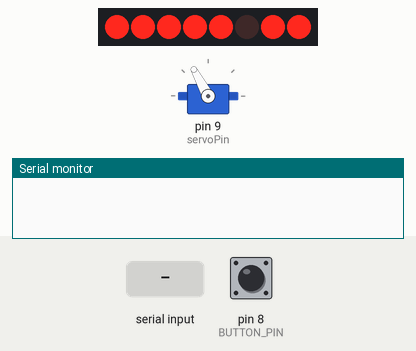
Simulated run of this sketch. Board: Arduino Uno, built with avr-gcc and run on an emulated ATmega328P. Shown: 8 port-expander outputs drawn as a row of LEDs (first output left, lit = HIGH), servo, the last lines printed to the serial monitor. Wiring (inferred from the names in the program): PCF8574 port expander at I2C address 0x3E. Wiring (inferred from the signals the program sends): row of LEDs: on Q0, Q1, Q2, Q3, Q4, Q5, Q6, Q7. The test bench sets the inputs (shaded band); at power-on: pin 8 (BUTTON_PIN) HIGH.

Above: at 1.6 s.
1.7 s: pin 8 (BUTTON_PIN) pulled LOW for 0.15 s
2.4 s: "SYSTEM_READY\n" received over Serial
At 2.59 s:
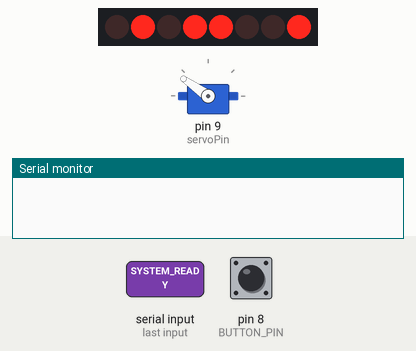
4.8 s: pin 8 (BUTTON_PIN) pulled LOW for 1 s
At 5.7 s:
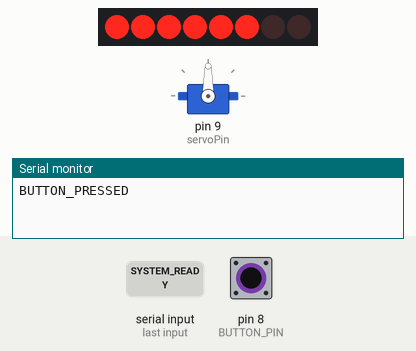
8.8 s: "1\n" received over Serial
At 9.28 s:
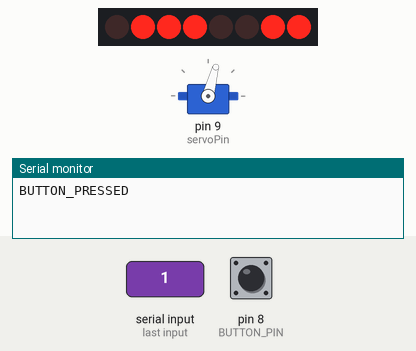
11.2 s: "0\n" received over Serial
At 11.41 s:
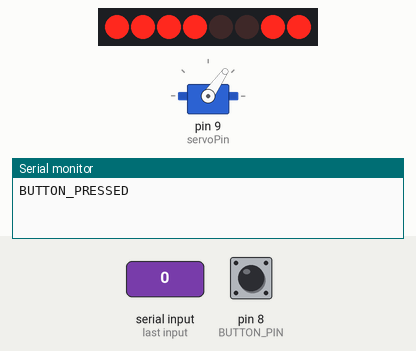
13.6 s: "2\n" received over Serial
At 14.45 s:
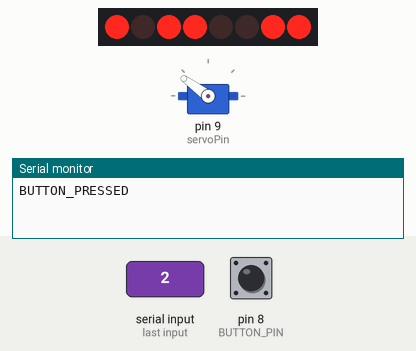
Timing chart, 0 to 17.1 s (numbered marks = the images above; inputs shaded):
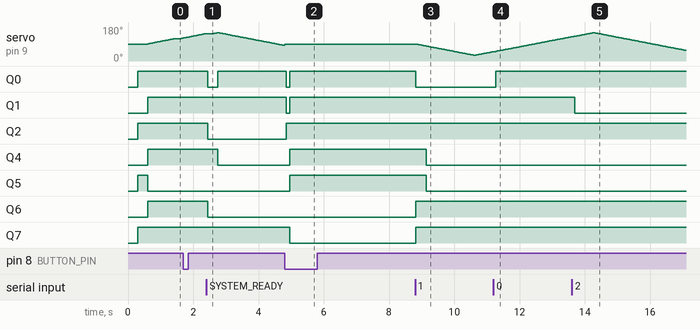

The sketch:

full_project_states.ino
```cpp
#include <Wire.h>
#include "Waveshare_LCD1602.h"
#include <Servo.h>

// --- LCD (Waveshare I2C, AiP31068L chip) ---
Waveshare_LCD1602 lcd(16, 2);

// --- BUTTON (triggers voice assistant via Python) ---
const int BUTTON_PIN = 8;

// --- SERVO ---
// Signal -> pin 9
// Power (red) -> second Arduino's 5V, GND tied to BOTH boards' GND
Servo screenServo;
const int servoPin = 9;

const int CENTER_ANGLE = 90;
const int SWEEP_MIN = 30;
const int SWEEP_MAX = 150;
const unsigned long SWEEP_STEP_DELAY = 30; // ms per degree (higher = slower sweep)

// --- TIMING (all tunable) ---
const unsigned long SETUP_DURATION = 80000UL;  // 1:20 countdown shown on screen (estimate only, Python sends the real "ready")
const unsigned long LISTEN_TIME    = 5000UL;   // matches RECORD_SECONDS in Python
const unsigned long THINK_TIMEOUT  = 60000UL;  // give up waiting for an answer after this

// --- STATE MACHINE ---
enum State { STATE_SETUP, STATE_READY, STATE_LISTENING, STATE_THINKING, STATE_ANSWER };
State state = STATE_SETUP;

unsigned long stateStart = 0;
int lastCountdownShown = -1;
bool setupOvertimeShown = false;

// Servo sweep tracking
int sweepAngle = CENTER_ANGLE;
int sweepDirection = 1;
unsigned long lastSweepStep = 0;

// Button tracking
bool wasPressed = false;
unsigned long lastPressTime = 0;

// ---------------------------------------------------------
// Helpers
// ---------------------------------------------------------

void showText(const char* line1, const char* line2) {
  lcd.clear();
  lcd.setCursor(0, 0);
  lcd.send_string(line1);
  lcd.setCursor(0, 1);
  lcd.send_string(line2);
}

void setState(State newState) {
  state = newState;
  stateStart = millis();
}

void lookStraight() {
  screenServo.write(CENTER_ANGLE);
  sweepAngle = CENTER_ANGLE;
}

void updateIdleSweep() {
  unsigned long now = millis();
  if (now - lastSweepStep >= SWEEP_STEP_DELAY) {
    lastSweepStep = now;

    sweepAngle += sweepDirection;

    if (sweepAngle >= SWEEP_MAX) {
      sweepAngle = SWEEP_MAX;
      sweepDirection = -1;
    }
    else if (sweepAngle <= SWEEP_MIN) {
      sweepAngle = SWEEP_MIN;
      sweepDirection = 1;
    }

    screenServo.write(sweepAngle);
  }
}

void showAnswer(String text) {
  lcd.clear();
  lcd.setCursor(0, 0);
  lcd.send_string(text.substring(0, 16).c_str());

  if (text.length() > 16) {
    lcd.setCursor(0, 1);
    lcd.send_string(text.substring(16, 32).c_str());
  }
}

// ---------------------------------------------------------
// Setup
// ---------------------------------------------------------

void setup() {
  Serial.begin(115200);

  pinMode(BUTTON_PIN, INPUT_PULLUP);

  screenServo.attach(servoPin);
  lookStraight();

  lcd.init();
  showText("Setting up...", "Ready in 1:20");

  setState(STATE_SETUP);
}

// ---------------------------------------------------------
// Main loop
// ---------------------------------------------------------

void loop() {
  unsigned long now = millis();

  // -------------------------
  // BUTTON (edge detection, non-blocking)
  // -------------------------
  bool pressed = (digitalRead(BUTTON_PIN) == LOW);
  bool buttonEdge = pressed && !wasPressed && (now - lastPressTime > 200);
  if (buttonEdge) lastPressTime = now;
  wasPressed = pressed;

  // -------------------------
  // INCOMING SERIAL FROM PYTHON (the AI answer)
  // -------------------------
  if (Serial.available()) {
    String message = Serial.readStringUntil('\n');
    message.trim();

    if (message == "SYSTEM_READY") {
      // Python finished loading Whisper and warming up Ollama
      if (state == STATE_SETUP) {
        showText("Ready for", "user input");
        setState(STATE_READY);
      }
    }
    else if (state != STATE_SETUP && message.length() > 0) {
      showAnswer(message);
      setState(STATE_ANSWER);
    }
  }

  // -------------------------
  // STATE LOGIC
  // -------------------------
  switch (state) {

    case STATE_SETUP: {
      unsigned long elapsed = now - stateStart;

      if (elapsed >= SETUP_DURATION) {
        // Countdown finished but Python hasn't said it's ready yet
        if (!setupOvertimeShown) {
          setupOvertimeShown = true;
          lcd.setCursor(0, 1);
          lcd.send_string("Almost ready... ");
        }
      }
      else {
        // Update the countdown once per second
        int remaining = (SETUP_DURATION - elapsed + 999) / 1000; // seconds, rounded up
        if (remaining != lastCountdownShown) {
          lastCountdownShown = remaining;
          char line2[17];
          snprintf(line2, sizeof(line2), "Ready in %d:%02d   ", remaining / 60, remaining % 60);
          lcd.setCursor(0, 1);
          lcd.send_string(line2);
        }
      }
      updateIdleSweep();
      break;
    }

    case STATE_READY:
    case STATE_ANSWER:
      updateIdleSweep();

      if (buttonEdge) {
        lookStraight();
        showText("Listening...", "");
        Serial.println("BUTTON_PRESSED");
        setState(STATE_LISTENING);
      }
      break;

    case STATE_LISTENING:
      // Servo stays straight; after the recording window, switch to "Thinking"
      if (now - stateStart >= LISTEN_TIME) {
        showText("Thinking...", "");
        setState(STATE_THINKING);
      }
      break;

    case STATE_THINKING:
      // Servo stays straight until an answer arrives (handled in the serial block above)
      if (now - stateStart >= THINK_TIMEOUT) {
        showText("No response", "Is Python on?");
        setState(STATE_ANSWER);
      }
      break;
  }
}
```

Waveshare_LCD1602.cpp
```cpp
#include <Arduino.h>
#include <stdio.h>
#include <string.h>
#include <inttypes.h>
#include <Wire.h>

#include "Waveshare_LCD1602.h"


Waveshare_LCD1602::Waveshare_LCD1602(uint8_t lcd_cols,uint8_t lcd_rows)
{
  _cols = lcd_cols;
  _rows = lcd_rows;
}

void Waveshare_LCD1602::init()
{
	Wire.begin();
	_showfunction = LCD_4BITMODE | LCD_1LINE | LCD_5x8DOTS;
	begin(_cols, _rows);
}

void Waveshare_LCD1602::begin(uint8_t cols, uint8_t lines)
{
    if (lines > 1) {
        _showfunction |= LCD_2LINE;
    }
    _numlines = lines;
    _currline = 0;


    ///< SEE PAGE 45/46 FOR INITIALIZATION SPECIFICATION!
    ///< according to datasheet, we need at least 40ms after power rises above 2.7V
    ///< before sending commands. Arduino can turn on way befer 4.5V so we'll wait 50
    delay(50);


    ///< this is according to the hitachi HD44780 datasheet
    ///< page 45 figure 23

    ///< Send function set command sequence
    command(LCD_FUNCTIONSET | _showfunction);
    delay(5);  // wait more than 4.1ms

	///< second try
    command(LCD_FUNCTIONSET | _showfunction);
    delay(5);

    ///< third go
    command(LCD_FUNCTIONSET | _showfunction);


    ///< turn the display on with no cursor or blinking default
    _showcontrol = LCD_DISPLAYON | LCD_CURSOROFF | LCD_BLINKOFF;
    display();

    ///< clear it off
    clear();

    ///< Initialize to default text direction (for romance languages)
    _showmode = LCD_ENTRYLEFT | LCD_ENTRYSHIFTDECREMENT;
    ///< set the entry mode
    command(LCD_ENTRYMODESET | _showmode);
}

inline void Waveshare_LCD1602::command(uint8_t value)
{
    uint8_t data[3] = {0x80, value};
    send(data, 2);
}

void Waveshare_LCD1602::send(uint8_t *data, uint8_t len)
{
    Wire.beginTransmission(LCD_ADDRESS);        // transmit to device #4
    for(int i=0; i<len; i++) {
        Wire.write(data[i]);
		delay(5);
    }
    Wire.endTransmission();                     // stop transmitting
}

void Waveshare_LCD1602::display() {
    _showcontrol |= LCD_DISPLAYON;
    command(LCD_DISPLAYCONTROL | _showcontrol);
}

void Waveshare_LCD1602::clear()
{
    command(LCD_CLEARDISPLAY);        // clear display, set cursor position to zero
    delayMicroseconds(2000);          // this command takes a long time!
}

void Waveshare_LCD1602::setCursor(uint8_t col, uint8_t row)
{

    col = (row == 0 ? col|0x80 : col|0xc0);
    uint8_t data[3] = {0x80, col};

    send(data, 2);

}
void  Waveshare_LCD1602::write_char(uint8_t value)
{

    uint8_t data[3] = {0x40, value};
    send(data, 2);
}

void Waveshare_LCD1602::send_string(const char *str)
{
	uint8_t i;
	for(i = 0; str[i] != '\0';i++)
		write_char(str[i]);
}

void Waveshare_LCD1602::stopBlink()
{
    _showcontrol &= ~LCD_BLINKON;
    command(LCD_DISPLAYCONTROL | _showcontrol);
}
void Waveshare_LCD1602::blink()
{
    _showcontrol |= LCD_BLINKON;
    command(LCD_DISPLAYCONTROL | _showcontrol);
}

void Waveshare_LCD1602::noCursor()
{
    _showcontrol &= ~LCD_CURSORON;
    command(LCD_DISPLAYCONTROL | _showcontrol);
}

void Waveshare_LCD1602::cursor() {
    _showcontrol |= LCD_CURSORON;
    command(LCD_DISPLAYCONTROL | _showcontrol);
}

void Waveshare_LCD1602::scrollDisplayLeft(void)
{
    command(LCD_CURSORSHIFT | LCD_DISPLAYMOVE | LCD_MOVELEFT);
}

void Waveshare_LCD1602::scrollDisplayRight(void)
{
    command(LCD_CURSORSHIFT | LCD_DISPLAYMOVE | LCD_MOVERIGHT);
}

void Waveshare_LCD1602::leftToRight(void)
{
    _showmode |= LCD_ENTRYLEFT;
    command(LCD_ENTRYMODESET | _showmode);
}

void Waveshare_LCD1602::rightToLeft(void)
{
    _showmode &= ~LCD_ENTRYLEFT;
    command(LCD_ENTRYMODESET | _showmode);
}

void Waveshare_LCD1602::noAutoscroll(void)
{
    _showmode &= ~LCD_ENTRYSHIFTINCREMENT;
    command(LCD_ENTRYMODESET | _showmode);
}

void Waveshare_LCD1602::autoscroll(void)
{
    _showmode |= LCD_ENTRYSHIFTINCREMENT;
    command(LCD_ENTRYMODESET | _showmode);
}

void Waveshare_LCD1602::customSymbol(uint8_t location, uint8_t charmap[])
{

    location &= 0x7; // we only have 8 locations 0-7
    command(LCD_SETCGRAMADDR | (location << 3));


    uint8_t data[9];
    data[0] = 0x40;
    for(int i=0; i<8; i++)
    {
        data[i+1] = charmap[i];
    }
    send(data, 9);
}
void Waveshare_LCD1602::home()
{
    command(LCD_RETURNHOME);        // set cursor position to zero
    delayMicroseconds(2000);        // this command takes a long time!
}
```

Waveshare_LCD1602.h
```cpp
#ifndef __Waveshare_LCD1602_H__
#define __Waveshare_LCD1602_H__

#include <inttypes.h>
#include "Print.h"

/*!
 *   Device I2C Arress
 */
#define LCD_ADDRESS     (0x7c>>1)

/*!
 *   commands
 */
#define LCD_CLEARDISPLAY 0x01
#define LCD_RETURNHOME 0x02
#define LCD_ENTRYMODESET 0x04
#define LCD_DISPLAYCONTROL 0x08
#define LCD_CURSORSHIFT 0x10
#define LCD_FUNCTIONSET 0x20
#define LCD_SETCGRAMADDR 0x40
#define LCD_SETDDRAMADDR 0x80

/*!
 *   flags for display entry mode
 */
#define LCD_ENTRYRIGHT 0x00
#define LCD_ENTRYLEFT 0x02
#define LCD_ENTRYSHIFTINCREMENT 0x01
#define LCD_ENTRYSHIFTDECREMENT 0x00

/*!
 *   flags for display on/off control
 */
#define LCD_DISPLAYON 0x04
#define LCD_DISPLAYOFF 0x00
#define LCD_CURSORON 0x02
#define LCD_CURSOROFF 0x00
#define LCD_BLINKON 0x01
#define LCD_BLINKOFF 0x00

/*!
 *   flags for display/cursor shift
 */
#define LCD_DISPLAYMOVE 0x08
#define LCD_CURSORMOVE 0x00
#define LCD_MOVERIGHT 0x04
#define LCD_MOVELEFT 0x00

/*!
 *   flags for function set
 */
#define LCD_8BITMODE 0x10
#define LCD_4BITMODE 0x00
#define LCD_2LINE 0x08
#define LCD_1LINE 0x00
#define LCD_5x8DOTS 0x00


class Waveshare_LCD1602
{
public:
	Waveshare_LCD1602(uint8_t lcd_cols,uint8_t lcd_rows);

	void init();
	void home();
	void display();
	void command(uint8_t);
	void send(uint8_t *data, uint8_t len);
	void setCursor(uint8_t col, uint8_t row);
	void clear();
	void write_char(uint8_t value);
	void send_string(const char *str);
	void stopBlink();
	void blink();
	void noCursor();
	void cursor();
	void scrollDisplayLeft();
	void scrollDisplayRight();
	void leftToRight();
	void rightToLeft();
	void noAutoscroll();
	void autoscroll();
	void customSymbol(uint8_t location, uint8_t charmap[]);
private:
	void begin(uint8_t cols, uint8_t rows);
	uint8_t _showfunction;
	uint8_t _showcontrol;
	uint8_t _showmode;
	uint8_t _initialized;
	uint8_t _numlines,_currline;
	uint8_t _lcdAddr;
	uint8_t _RGBAddr;
	uint8_t _cols;
	uint8_t _rows;
	uint8_t _backlightval;
};
#endif
```

Measured:
- after the input at 4.8 s, Q0, Q1: HIGH → LOW after 0.05 s, → HIGH 0.10 s later; Q2: LOW → HIGH after 0.05 s; Q4, Q5: LOW → HIGH after 0.16 s; Q7: HIGH → LOW after 0.16 s
- after the input at 11.2 s, Q0: LOW → HIGH after 0.06 s
- after the input at 13.6 s, Q1: HIGH → LOW after 0.09 s
